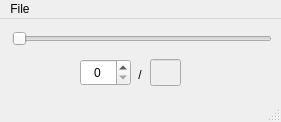
<?xml version="1.0" encoding="UTF-8"?>
<ui version="4.0">
 <class>ClassificationTool</class>
 <widget class="QMainWindow" name="ClassificationTool">
  <property name="geometry">
   <rect>
    <x>0</x>
    <y>0</y>
    <width>281</width>
    <height>122</height>
   </rect>
  </property>
  <property name="windowTitle">
   <string>Classification Tool</string>
  </property>
  <property name="windowIcon">
   <iconset>
    <normaloff/>
   </iconset>
  </property>
  <property name="autoFillBackground">
   <bool>false</bool>
  </property>
  <widget class="QWidget" name="centralwidget">
   <widget class="QLineEdit" name="numFrameEdit">
    <property name="enabled">
     <bool>false</bool>
    </property>
    <property name="geometry">
     <rect>
      <x>150</x>
      <y>40</y>
      <width>31</width>
      <height>27</height>
     </rect>
    </property>
    <property name="font">
     <font>
      <pointsize>9</pointsize>
      <weight>50</weight>
      <bold>false</bold>
     </font>
    </property>
    <property name="frame">
     <bool>true</bool>
    </property>
    <property name="alignment">
     <set>Qt::AlignCenter</set>
    </property>
    <property name="readOnly">
     <bool>true</bool>
    </property>
   </widget>
   <widget class="QLabel" name="label">
    <property name="geometry">
     <rect>
      <x>130</x>
      <y>40</y>
      <width>20</width>
      <height>31</height>
     </rect>
    </property>
    <property name="text">
     <string>/</string>
    </property>
    <property name="scaledContents">
     <bool>false</bool>
    </property>
    <property name="alignment">
     <set>Qt::AlignCenter</set>
    </property>
   </widget>
   <widget class="QSlider" name="frameSlider">
    <property name="geometry">
     <rect>
      <x>12</x>
      <y>10</y>
      <width>260</width>
      <height>20</height>
     </rect>
    </property>
    <property name="orientation">
     <enum>Qt::Horizontal</enum>
    </property>
   </widget>
   <widget class="QSpinBox" name="currentFrameSpin">
    <property name="geometry">
     <rect>
      <x>80</x>
      <y>40</y>
      <width>51</width>
      <height>27</height>
     </rect>
    </property>
    <property name="alignment">
     <set>Qt::AlignCenter</set>
    </property>
   </widget>
  </widget>
  <widget class="QStatusBar" name="statusBar"/>
  <widget class="QMenuBar" name="menubar">
   <property name="geometry">
    <rect>
     <x>0</x>
     <y>0</y>
     <width>281</width>
     <height>23</height>
    </rect>
   </property>
   <widget class="QMenu" name="menuFile">
    <property name="title">
     <string>File</string>
    </property>
    <addaction name="actionOpen_Bag"/>
    <addaction name="actionQuit"/>
   </widget>
   <addaction name="menuFile"/>
  </widget>
  <action name="actionQuit">
   <property name="text">
    <string>Quit</string>
   </property>
   <property name="shortcut">
    <string>Ctrl+Q</string>
   </property>
  </action>
  <action name="actionOpen_Bag">
   <property name="text">
    <string>Open Bag</string>
   </property>
  </action>
 </widget>
 <resources/>
 <connections>
  <connection>
   <sender>actionQuit</sender>
   <signal>triggered()</signal>
   <receiver>ClassificationTool</receiver>
   <slot>close()</slot>
   <hints>
    <hint type="sourcelabel">
     <x>-1</x>
     <y>-1</y>
    </hint>
    <hint type="destinationlabel">
     <x>140</x>
     <y>60</y>
    </hint>
   </hints>
  </connection>
 </connections>
</ui>
